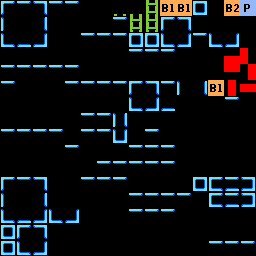

This is a level from a 2D game, rendered from its Tiled map with the project's own tilesets. A one-line summary and the complete map file follow:
An orthogonal 16x16 tile map with 16x16 px tiles, 1 tile layer (base).

<map version="1.5" tiledversion="1.7.0" orientation="orthogonal" renderorder="right-down" width="16" height="16" tilewidth="16" tileheight="16" infinite="0" nextlayerid="2" nextobjectid="1">
 <tileset firstgid="1" source="../../dev/collision_tiles.tsx" />
 <layer id="1" name="base" width="16" height="16">
  <data encoding="csv">
7,1,8,1,1,0,0,16,16,32,17,17,15,0,18,25,
4,0,2,0,0,0,0,1,32,32,7,8,0,0,0,0,
10,3,9,0,0,1,1,1,15,15,10,9,1,10,9,0,
0,0,0,0,0,0,0,0,1,1,1,0,0,0,19,20,
1,1,1,1,1,0,0,0,0,0,0,0,0,0,21,22,
1,0,0,0,1,1,1,1,7,8,1,4,2,17,23,24,
0,0,0,0,0,0,0,0,10,9,3,0,0,0,1,0,
0,0,0,0,0,1,1,6,0,0,0,0,0,0,0,0,
1,1,1,1,0,1,1,13,0,1,0,0,0,0,0,0,
0,0,0,0,1,0,0,0,1,1,1,0,0,0,0,0,
0,0,0,0,0,0,1,1,1,1,1,0,0,0,0,0,
7,1,8,0,0,1,1,1,0,0,0,0,15,14,5,12,
4,0,2,0,0,0,0,0,1,1,1,1,0,14,5,12,
10,3,9,10,9,0,0,0,1,1,1,0,0,0,0,0,
15,7,8,0,0,0,0,0,0,0,0,0,0,0,0,0,
15,10,9,0,0,0,0,0,0,0,0,0,0,1,1,1
</data>
 </layer>
</map>
